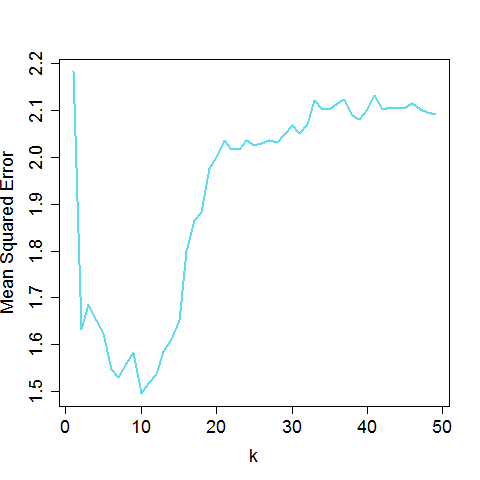

The R source for this figure:
require(datasets)
require(class)
require(grDevices)
require(lattice)

### Simulated Process ###
n   = 50                         # sample size
Xis = rnorm(n)                   # realizations of X
E   = rnorm(n)                   # realizations of epsilon
RC  =function(x) sin(2*pi*x)-x^2 # regression curve
Yis =RC(Xis)+E                   # dependent variables

### knn regression function ###
knn.reg = function (x, xis, yis, k) {
  knn.reg = rep(NA,times=length(x))
  for (i in 1:length(x))
  {
    distances = abs(x[i]-xis)
    knn.reg[i] = mean(yis[order(distances)][1:k])
  }
  knn.reg}

### MAEleaveOneOut Function ###

SEkNN = function(k, x, y, p){           # squared error function
  yhat = knn.reg(x[p], x[-p], y[-p], k) # predicted y value
  e    = (yhat - y[p])^2                # squared error of prediction
  return(e)}                     

### Find k_CV ### 

listk  = matrix(0, n-1, n)                 # object for ks and es
for (k in 1:(n-1)){                        # loop for possible ks
  for (p in 1:n){                          # possible dropped obs.
    listk[k, p] = SEkNN(k, Xis, Yis, p)}}  # knn.reg required
MSEkNN = (n)^(-1) * rowSums(listk)         # Mean squared error
k_CV   = match(min(MSEkNN), MSEkNN)        # cross validated k
k_CV
k      = 1:49
### Plot ###

par(cex.axis = 1.5, cex.lab = 1.5, pch = 19, cex = 1)
plot(k,MSEkNN, type = "l", xlab = "k", ylab = "Mean Squared Error",
     col = rgb(0.1, 0.8, 0.9, alpha=0.7), lwd = 2)
